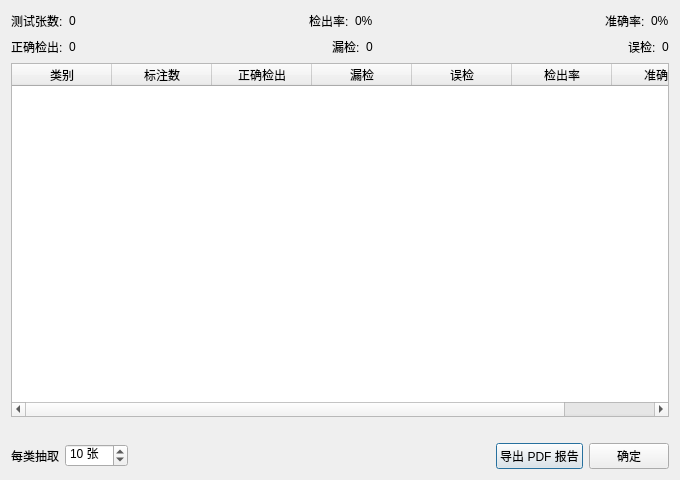
<?xml version="1.0" encoding="UTF-8"?>
<ui version="4.0">
 <class>TestResultDialog</class>
 <widget class="QDialog" name="TestResultDialog">
  <property name="geometry">
   <rect>
    <x>0</x>
    <y>0</y>
    <width>680</width>
    <height>480</height>
   </rect>
  </property>
  <property name="windowTitle">
   <string>测试结果分析</string>
  </property>
  <layout class="QVBoxLayout" name="verticalLayout">
   <item>
    <layout class="QHBoxLayout" name="overview_row1">
     <item>
      <widget class="QLabel" name="total_lbl">
       <property name="text">
        <string>测试张数:</string>
       </property>
      </widget>
     </item>
     <item>
      <widget class="QLabel" name="total_value">
       <property name="text">
        <string>0</string>
       </property>
      </widget>
     </item>
     <item>
      <spacer name="spacer_row1_1">
       <property name="orientation">
        <enum>Qt::Horizontal</enum>
       </property>
       <property name="sizeHint" stdset="0">
        <size>
         <width>40</width>
         <height>20</height>
        </size>
       </property>
      </spacer>
     </item>
     <item>
      <widget class="QLabel" name="recall_lbl">
       <property name="text">
        <string>检出率:</string>
       </property>
      </widget>
     </item>
     <item>
      <widget class="QLabel" name="recall_value">
       <property name="text">
        <string>0%</string>
       </property>
      </widget>
     </item>
     <item>
      <spacer name="spacer_row1_2">
       <property name="orientation">
        <enum>Qt::Horizontal</enum>
       </property>
       <property name="sizeHint" stdset="0">
        <size>
         <width>40</width>
         <height>20</height>
        </size>
       </property>
      </spacer>
     </item>
     <item>
      <widget class="QLabel" name="precision_lbl">
       <property name="text">
        <string>准确率:</string>
       </property>
      </widget>
     </item>
     <item>
      <widget class="QLabel" name="precision_value">
       <property name="text">
        <string>0%</string>
       </property>
      </widget>
     </item>
    </layout>
   </item>
   <item>
    <layout class="QHBoxLayout" name="overview_row2">
     <item>
      <widget class="QLabel" name="tp_lbl">
       <property name="text">
        <string>正确检出:</string>
       </property>
      </widget>
     </item>
     <item>
      <widget class="QLabel" name="tp_value">
       <property name="text">
        <string>0</string>
       </property>
      </widget>
     </item>
     <item>
      <spacer name="spacer_row2_1">
       <property name="orientation">
        <enum>Qt::Horizontal</enum>
       </property>
       <property name="sizeHint" stdset="0">
        <size>
         <width>40</width>
         <height>20</height>
        </size>
       </property>
      </spacer>
     </item>
     <item>
      <widget class="QLabel" name="fn_lbl">
       <property name="text">
        <string>漏检:</string>
       </property>
      </widget>
     </item>
     <item>
      <widget class="QLabel" name="fn_value">
       <property name="text">
        <string>0</string>
       </property>
      </widget>
     </item>
     <item>
      <spacer name="spacer_row2_2">
       <property name="orientation">
        <enum>Qt::Horizontal</enum>
       </property>
       <property name="sizeHint" stdset="0">
        <size>
         <width>40</width>
         <height>20</height>
        </size>
       </property>
      </spacer>
     </item>
     <item>
      <widget class="QLabel" name="fp_lbl">
       <property name="text">
        <string>误检:</string>
       </property>
      </widget>
     </item>
     <item>
      <widget class="QLabel" name="fp_value">
       <property name="text">
        <string>0</string>
       </property>
      </widget>
     </item>
    </layout>
   </item>
   <item>
    <widget class="QTableWidget" name="result_table">
     <property name="editTriggers">
      <set>QAbstractItemView::NoEditTriggers</set>
     </property>
     <property name="selectionMode">
      <enum>QAbstractItemView::NoSelection</enum>
     </property>
     <property name="alternatingRowColors">
      <bool>true</bool>
     </property>
     <column>
      <property name="text">
       <string>类别</string>
      </property>
     </column>
     <column>
      <property name="text">
       <string>标注数</string>
      </property>
     </column>
     <column>
      <property name="text">
       <string>正确检出</string>
      </property>
     </column>
     <column>
      <property name="text">
       <string>漏检</string>
      </property>
     </column>
     <column>
      <property name="text">
       <string>误检</string>
      </property>
     </column>
     <column>
      <property name="text">
       <string>检出率</string>
      </property>
     </column>
     <column>
      <property name="text">
       <string>准确率</string>
      </property>
     </column>
    </widget>
   </item>
   <item>
    <widget class="QLabel" name="conclusion_label">
     <property name="text">
      <string/>
     </property>
     <property name="wordWrap">
      <bool>true</bool>
     </property>
    </widget>
   </item>
   <item>
    <layout class="QHBoxLayout" name="btn_row">
     <item>
      <widget class="QLabel" name="sample_lbl">
       <property name="text">
        <string>每类抽取</string>
       </property>
      </widget>
     </item>
     <item>
      <widget class="QSpinBox" name="sample_spin">
       <property name="toolTip">
        <string>每个类别的每种错误（漏检 / 误检）最多列出几张图。
报告体积约 120 KB 一张，样本多时调小可以显著减小 PDF；选「全部」则每张有问题的图都列。</string>
       </property>
       <property name="suffix">
        <string> 张</string>
       </property>
       <property name="specialValueText">
        <string>全部</string>
       </property>
       <property name="minimum">
        <number>0</number>
       </property>
       <property name="maximum">
        <number>999</number>
       </property>
       <property name="value">
        <number>10</number>
       </property>
      </widget>
     </item>
     <item>
      <spacer name="btn_spacer">
       <property name="orientation">
        <enum>Qt::Horizontal</enum>
       </property>
       <property name="sizeHint" stdset="0">
        <size>
         <width>40</width>
         <height>20</height>
        </size>
       </property>
      </spacer>
     </item>
     <item>
      <widget class="QPushButton" name="export_pdf_btn">
       <property name="text">
        <string>导出 PDF 报告</string>
       </property>
      </widget>
     </item>
     <item>
      <widget class="QPushButton" name="ok_btn">
       <property name="text">
        <string>确定</string>
       </property>
      </widget>
     </item>
    </layout>
   </item>
  </layout>
 </widget>
 <resources/>
 <connections/>
</ui>
